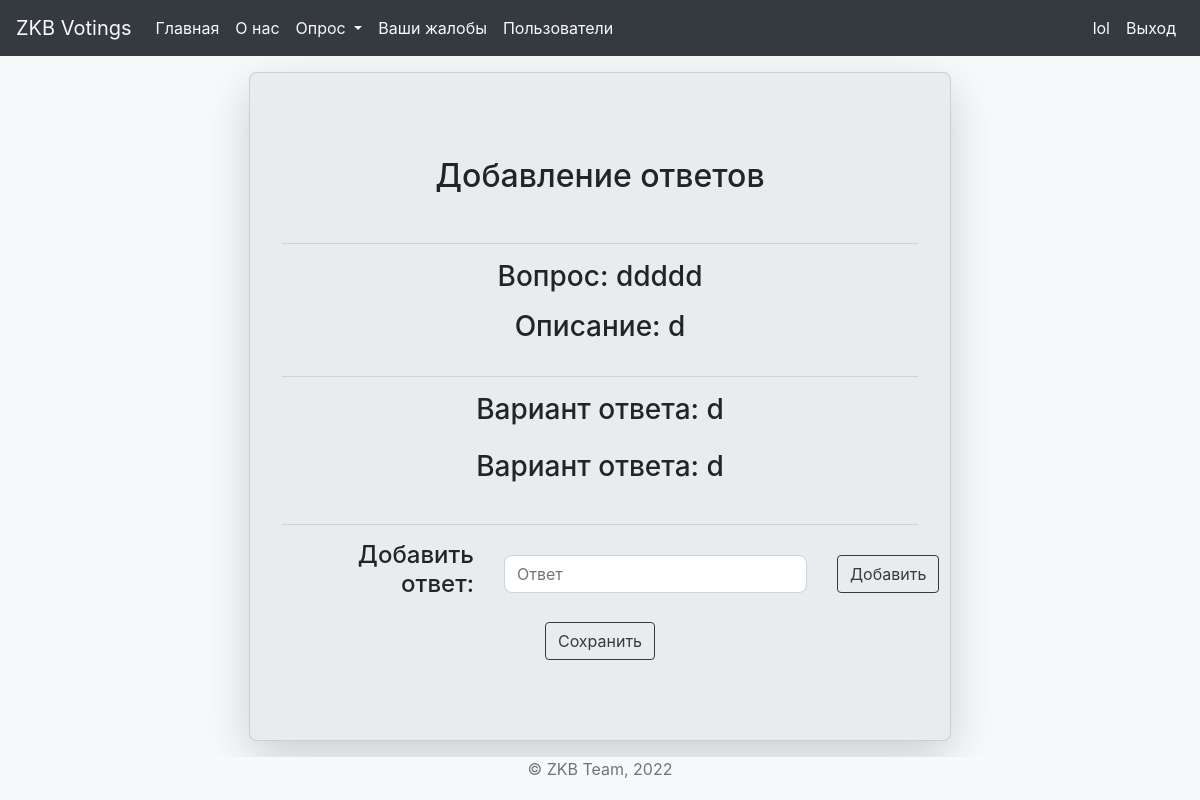
The page /generate_voting/ (signed in) on the database its author committed.
### simple_voting/models.py (models this page shows, shortened)
class Voting(models.Model):
    question = models.CharField(max_length=255)
    author = models.ForeignKey(to=User, null=False, on_delete=models.CASCADE)
    description = models.CharField(max_length=255, default=None)
    created = models.DateTimeField(auto_now_add=True)
    updated = models.DateTimeField(auto_now=True)
    single = models.BooleanField(default=False)
    like_count = models.IntegerField(default=0)

class Option(models.Model):
    text = models.CharField(max_length=50)
    voting = models.ForeignKey(to=Voting, on_delete=models.CASCADE)
    created = models.DateTimeField(auto_now_add=True)
    updated = models.DateTimeField(auto_now=True)
    vote_count = models.IntegerField(default=0)

### simple_voting/views.py (the view)
# urls.py: path('generate_voting/', generate_voting),
def generate_voting(request):
    context = {}
    id_voting = request.session.get('id_voting', -1)
    option_form = OptionForm(request.POST)
    if request.method == 'POST' and id_voting > 0:
        if option_form.is_valid():
            item = Option(text=option_form.data['option'], voting=Voting.objects.get(id=id_voting))
            item.save()
            return redirect('/generate_voting/')
    if id_voting > 0:
        voting = Voting.objects.all().filter(id=id_voting).values('question', 'description')
        question = voting[0]['question']
        description = voting[0]['description']
    else:
        question = 'question'
        description = 'description'
    voting_context = {'question': question, 'description': description}
    option_context = {'form': option_form}
    context['voting'] = voting_context
    context['option'] = option_context
    context['option_list'] = Option.objects.filter(voting=Voting.objects.get(id=id_voting))
    if request.POST.get('status'):
        if id_voting > 0:
            del request.session['id_voting']
        return redirect('/available_voting')
    return render(request, 'vote/generate_voting.html', context)

### simple_voting/templates/vote/generate_voting.html (shortened to what this page needs)
{% extends 'main/base.html' %}
{% block content %}
<main>
    <div class="container-fluid" style="overflow-x: hidden">
        <div class="card jumbotron mt-3 mb-3 shadow-lg" style="width: 60%; margin: 0 auto; border-radius: 8px">
            <div class="card-body">
                <h2 class="card-title text-center">Добавление ответов</h2>
            </div>
            <hr>
            <div class="row mb-2">
                <div class="col-md-12 text-center">
                    <h3>Вопрос: {{voting.question}}</h3>
                </div>
            </div>
            <div class="row mb-2">
                <div class="col-md-12 text-center">
                    <h3>Описание: {{voting.description}}</h3>
                </div>
            </div>
            <hr>
            {% for opt in option_list %}
            <div class="row mb-3">
                <div class="col-md-12" style="text-align: center">
                    <h3>Вариант ответа: {{opt.text}}</h3>
                </div>
            </div>
            {% endfor %}
            <hr>
            <div class="row">
                <div class="col-12">
                    <form class="form-group" action='/generate_voting/' method="POST"
                          style="text-align: center; ">
                        <div class="row">
                            <div class="col-4" style="text-align: right; margin: auto auto">
                                <h4 class="text-wrap" style="width: 100%">Добавить ответ:</h4>
                            </div>
                            <div class="col-6" style="; margin: auto auto">
                                {{option.form.option}}
                            </div>
                            <div class="col-2" style="; margin: auto auto">
                                <input type="submit" class="btn btn-outline-dark btn-md" name="status"
                                       value="Добавить"/>
                            </div>
                        </div>
                    </form>
                </div>
            </div>
            <form class="form-group text-center" action='../generate_voting/' method="POST">
                <div class="row">
                    <div class="col-md-12">
                        <input type="submit" class="btn btn-outline-dark btn-md text-wrap" name="status"
                               value="Сохранить"/>
                    </div>
                </div>
            </form>
        </div>
    </div>
</main>
{% endblock %}

### simple_voting/templates/main/menu.html (shortened to what this page needs)
<nav class="navbar navbar-expand-lg navbar-light bg-dark">
  <a class="navbar-brand text-light" href="/">ZKB Votings</a>
  <div class="collapse navbar-collapse" id="navbarSupportedContent">
    <ul class="navbar-nav mr-auto">
      <li class="nav-item active">
        <a class="nav-link text-light" href="/">Главная <span class="sr-only">(current)</span></a>
      </li>
      <li class="nav-item">
        <a class="nav-link text-light" href="/about_us">О нас</a>
      </li>
      <li class="nav-item dropdown">
        <a class="nav-link dropdown-toggle text-light" href="#" id="navbarDropdown" role="button" data-toggle="dropdown" aria-haspopup="true" aria-expanded="false">
          Опрос
        </a>
      </li>
      <li class="nav-item">
        <a class="nav-link text-light" href="/complain">Ваши жалобы</a>
      </li>
      <li class="nav-item">
        <a class="nav-link text-light" href="/other_users_review">Пользователи</a>
      </li>
    </ul>
  </div>
  <div>
    <ul class="navbar-nav mr-auto">
      {% if user.is_authenticated %}
        <li class="nav-item">
          <a class="nav-link text-light" href="/profile">{{ user }}</a>
        </li>
        <li class="nav-item">
          <a class="nav-link text-light" href="/logout">Выход</a>
        </li>
      {% endif %}
    </ul>
  </div>
</nav>

### rows shown on the page
Voting: question "ddddd"
Option: text "d"
Option: text "d"

### other values the page prints
{{ user }} "lol"
{{ voting.description }} "d"
